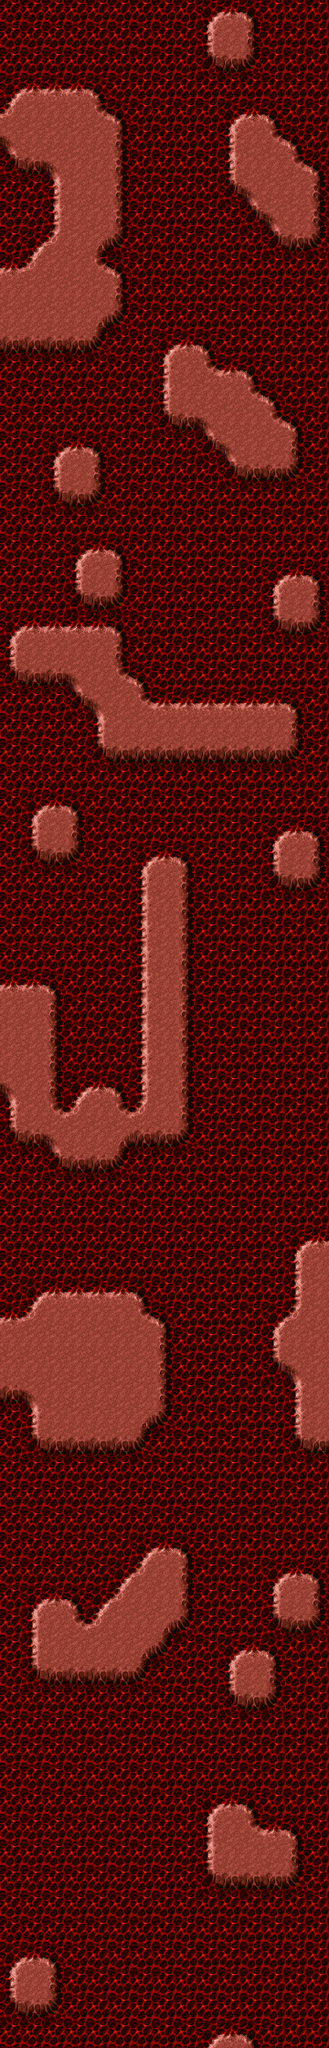

Rendered tile map (Tiled .tmx) drawn with the repository's tilesets; below, a short description and the full map source, tile grids included:
An orthogonal 15x80 tile map with 24x28 px tiles, 1 tile layer (Tile Layer 1), 2 tilesets.

<map version="1.0" orientation="orthogonal" renderorder="right-down" width="15" height="80" tilewidth="24" tileheight="28" nextobjectid="1">
 <tileset firstgid="1" name="background_2" tilewidth="24" tileheight="28" tilecount="80" columns="10">
  <image source="../using/backgrounds/background_2.png" width="240" height="224" />
 </tileset>
 <tileset firstgid="81" name="background_3" tilewidth="24" tileheight="28" tilecount="35" columns="5">
  <image source="../using/backgrounds/background_3.png" width="120" height="196" />
 </tileset>
 <layer name="Tile Layer 1" width="15" height="80">
  <data encoding="csv">
95,95,95,95,95,95,95,95,95,96,97,98,95,95,95,
95,95,95,95,95,95,95,95,95,101,102,103,95,95,95,
95,95,95,95,95,95,95,95,95,106,107,108,95,95,95,
96,97,97,97,98,95,95,95,95,95,95,95,95,95,95,
99,102,102,102,100,98,95,95,95,95,96,97,98,95,95,
104,102,102,102,102,103,95,95,95,95,101,102,100,98,95,
106,107,104,102,102,103,95,95,95,95,101,102,102,100,98,
95,95,101,102,102,103,95,95,95,95,106,104,102,102,103,
95,95,101,102,102,103,95,95,95,95,95,106,104,102,103,
95,96,99,102,105,108,95,95,95,95,95,95,106,107,108,
97,99,102,102,100,98,95,95,95,95,95,95,95,95,95,
102,102,102,102,102,103,95,95,95,95,95,95,95,95,95,
102,102,102,102,105,108,95,95,95,95,95,95,95,95,95,
107,107,107,107,108,95,95,96,97,98,95,95,95,95,95,
95,95,95,95,95,95,95,101,102,100,97,98,95,95,95,
95,95,95,95,95,95,95,101,102,102,102,100,98,95,95,
95,95,95,95,95,95,95,106,107,104,102,102,100,98,95,
95,95,96,97,98,95,95,95,95,106,104,102,102,103,95,
95,95,101,102,103,95,95,95,95,95,106,107,107,108,95,
95,95,106,107,108,95,95,95,95,95,95,95,95,95,95,
95,95,95,95,95,95,95,95,95,95,95,95,95,95,95,
95,95,95,96,97,98,95,95,95,95,95,95,95,95,95,
95,95,95,101,102,103,95,95,95,95,95,95,96,97,98,
95,95,95,106,107,108,95,95,95,95,95,95,101,102,103,
96,97,97,97,97,98,95,95,95,95,95,95,106,107,108,
101,102,102,102,102,103,95,95,95,95,95,95,95,95,95,
106,107,107,104,102,100,98,95,95,95,95,95,95,95,95,
95,95,95,106,104,102,100,97,97,97,97,97,97,98,95,
95,95,95,95,101,102,102,102,102,102,102,102,102,103,95,
95,95,95,95,106,107,107,107,107,107,107,107,107,108,95,
95,95,95,95,95,95,95,95,95,95,95,95,95,95,95,
95,96,97,98,95,95,95,95,95,95,95,95,95,95,95,
95,101,102,103,95,95,95,95,95,95,95,95,96,97,98,
95,106,107,108,95,95,96,97,98,95,95,95,101,102,103,
95,95,95,95,95,95,101,102,103,95,95,95,106,107,108,
95,95,95,95,95,95,101,102,103,95,95,95,95,95,95,
95,95,95,95,95,95,101,102,103,95,95,95,95,95,95,
95,95,95,95,95,95,101,102,103,95,95,95,95,95,95,
97,97,98,95,95,95,101,102,103,95,95,95,95,95,95,
102,102,103,95,95,95,101,102,103,95,95,95,95,95,95,
102,102,103,95,95,95,101,102,103,95,95,95,95,95,95,
102,102,103,95,95,95,101,102,103,95,95,95,95,95,95,
104,102,103,96,97,98,101,102,103,95,95,95,95,95,95,
101,102,100,99,102,100,99,102,103,95,95,95,95,95,95,
106,107,104,102,102,105,107,107,108,95,95,95,95,95,95,
95,95,106,107,107,108,95,95,95,95,95,95,95,95,95,
95,95,95,95,95,95,95,95,95,95,95,95,95,95,95,
95,95,95,95,95,95,95,95,95,95,95,95,95,95,95,
95,95,95,95,95,95,95,95,95,95,95,95,95,96,97,
95,95,95,95,95,95,95,95,95,95,95,95,95,101,102,
95,96,97,97,97,97,98,95,95,95,95,95,95,101,102,
97,99,102,102,102,102,100,98,95,95,95,95,96,99,102,
102,102,102,102,102,102,102,103,95,95,95,95,101,102,102,
102,102,102,102,102,102,102,103,95,95,95,95,106,104,102,
107,104,102,102,102,102,102,103,95,95,95,95,95,101,102,
95,101,102,102,102,102,105,108,95,95,95,95,95,101,102,
95,106,107,107,107,107,108,95,95,95,95,95,95,106,107,
95,95,95,95,95,95,95,95,95,95,95,95,95,95,95,
95,95,95,95,95,95,95,95,95,95,95,95,95,95,95,
95,95,95,95,95,95,95,95,95,95,95,95,95,95,95,
95,95,95,95,95,95,96,97,98,95,95,95,95,95,95,
95,95,95,95,95,96,99,102,103,95,95,95,96,97,98,
95,96,97,98,96,99,102,102,103,95,95,95,101,102,103,
95,101,102,100,99,102,102,105,108,95,95,95,106,107,108,
95,101,102,102,102,102,105,108,95,95,96,97,98,95,95,
95,106,107,107,107,107,108,95,95,95,101,102,103,95,95,
95,95,95,95,95,95,95,95,95,95,106,107,108,95,95,
95,95,95,95,95,95,95,95,95,95,95,95,95,95,95,
95,95,95,95,95,95,95,95,95,95,95,95,95,95,95,
95,95,95,95,95,95,95,95,95,95,95,95,95,95,95,
95,95,95,95,95,95,95,95,95,96,97,98,95,95,95,
95,95,95,95,95,95,95,95,95,101,102,100,97,98,95,
95,95,95,95,95,95,95,95,95,101,102,102,102,103,95,
95,95,95,95,95,95,95,95,95,106,107,107,107,108,95,
95,95,95,95,95,95,95,95,95,95,95,95,95,95,95,
95,95,95,95,95,95,95,95,95,95,95,95,95,95,95,
96,97,98,95,95,95,95,95,95,95,95,95,95,95,95,
101,102,103,95,95,95,95,95,95,95,95,95,95,95,95,
106,107,108,95,95,95,95,95,95,95,95,95,95,95,95,
95,95,95,95,95,95,95,95,95,96,97,98,95,95,95
</data>
 </layer>
</map>
